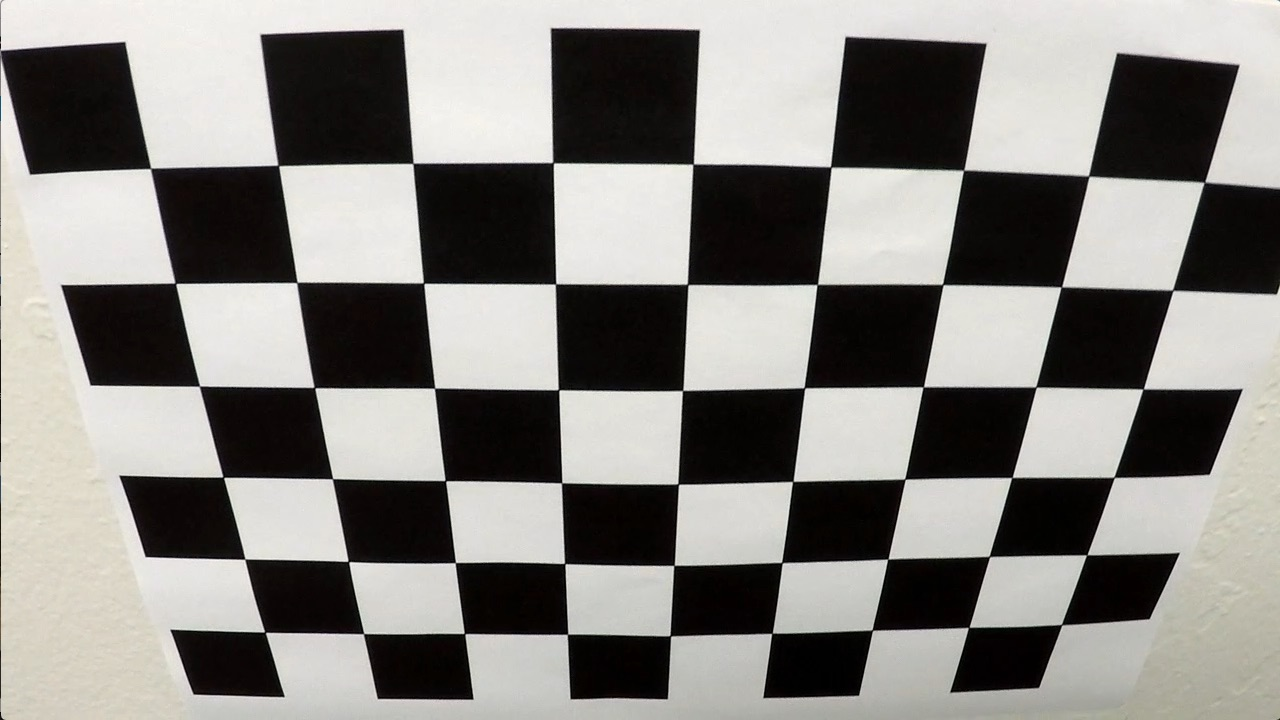
#> input picture camera_cal/calibration2.jpg, 1280 x 720 px
$ jupyter execute --allow-errors pipeline.ipynb   (shell and % lines are left out)   (older library calls are emulated)
#> lines starting #> are read from the running program, lines starting #| are printed output that depends on the picture; after the words box and inside, x2 and y2 are one past the last pixel; in counts of white or black regions, pixels touching at a corner belong together; long printed decimals are rounded
[cell 1]
import numpy as np
import cv2
import glob
import matplotlib.pyplot as plt
from matplotlib.pyplot import imshow
from scipy.misc import imread
import matplotlib.image as mpimg

def getCameraCalibrationMatrix(img):
    # prepare object points, like (0,0,0), (1,0,0), (2,0,0) ....,(6,5,0)
    objp = np.zeros((6*9,3), np.float32)
#> objp = 54 rows, first 8: [0, 0, 0], [0, 0, 0], [0, 0, 0], [0, 0, 0], [0, 0, 0], [0, 0, 0], [0, 0, 0], [0, 0, 0]
    objp[:,:2] = np.mgrid[0:9,0:6].T.reshape(-1,2)

    # Arrays to store object points and image points from all the images.
    objpoints = [] # 3d points in real world space
    imgpoints = [] # 2d points in image plane.

    gray = cv2.cvtColor(img,cv2.COLOR_BGR2GRAY)
#> img is the input picture: shape (720, 1280, 3); mean B, G, R 128.5, 132.4, 134.4

    # Find the chessboard corners
    ret, corners = cv2.findChessboardCorners(gray, (9,6),None)
#> ret = True; corners = 54 rows, first 8: [150.6, 168.4], [278.3, 165.4], [412.9, 163.5], [553, 162.6], [693.2, 164.2], [830.6, 166.9], [963.5, 170.4], [1088.6, 176.1]

    # If found, add object points, image points
    if ret != True:
        print('Loading calibration image error')
        raise

    objpoints.append(objp)
    imgpoints.append(corners)

    ret, mtx, dist, rvecs, tvecs = cv2.calibrateCamera(objpoints, imgpoints, gray.shape[::-1], None, None)
#> ret = 0.867; mtx = [[788.8, 0, 646.8], [0, 756, 212.5], [0, 0, 1]]; dist = [[-0.159, 0.0736, 0.0212, 0.00277, -0.00689]]; rvecs = ([0.401, -0.0328, 0.0155],); tvecs = ([-3.67, -0.395, 5.45],)
    return mtx, dist

def getPerspectiveMatrixes(w, h):
    srcPoints = np.float32(
        [[w * 0.18, h * 0.95],
         [w * 0.457, h * 0.63],
         [w * 0.543, h * 0.63],
         [w * 0.82, h * 0.95]])
    dstPoints = np.float32(
        [[w * 0.25, h],
         [w * 0.25, 0],
         [w * 0.75, 0],
         [w * 0.75, h]])

    M = cv2.getPerspectiveTransform(srcPoints, dstPoints)
    Minv = cv2.getPerspectiveTransform(dstPoints, srcPoints)

    return M, Minv

def warpImage(img, M):
    img_size = (img.shape[1], img.shape[0])
    warped = cv2.warpPerspective(img, M, img_size, flags=cv2.INTER_LINEAR)  # keep same size as input image
    return warped

def adjust_gamma(image, gamma=1.0):
    # build a lookup table mapping the pixel values [0, 255] to
    # their adjusted gamma values
    invGamma = 1.0 / gamma
    table = np.array([((i / 255.0) ** invGamma) * 255
        for i in np.arange(0, 256)]).astype("uint8")

    # apply gamma correction using the lookup table
    return cv2.LUT(image, table)

def binaryImage(img, thresh=(110, 255)):

    hls = cv2.cvtColor(img, cv2.COLOR_RGB2HLS)
    L = hls[:,:,1]
    S = hls[:,:,2]

    sumImg = np.maximum.reduce([adjust_gamma(L, 0.3),S])

    binary = np.zeros_like(sumImg)
    binary[(sumImg >= thresh[0]) & (sumImg <= thresh[1])] = 1

    return binary


# [42 lines left out: function find_window_centroids, not called in this run]

def find_window_centroids2(binary_warped):
    # Take a histogram of the bottom half of the image
    histogram = np.sum(binary_warped[int(binary_warped.shape[0]/2):,:], axis=0)
    # Create an output image to draw on and  visualize the result
    out_img = np.dstack((binary_warped, binary_warped, binary_warped))*255
    # Find the peak of the left and right halves of the histogram
    # These will be the starting point for the left and right lines
    midpoint = np.int(histogram.shape[0]/2)
    leftx_base = np.argmax(histogram[:midpoint])
    rightx_base = np.argmax(histogram[midpoint:]) + midpoint

    # Choose the number of sliding windows
    nwindows = 9
    # Set height of windows
    window_height = np.int(binary_warped.shape[0]/nwindows)
    # Identify the x and y positions of all nonzero pixels in the image
    nonzero = binary_warped.nonzero()
    nonzeroy = np.array(nonzero[0])
    nonzerox = np.array(nonzero[1])
    # Current positions to be updated for each window
    leftx_current = leftx_base
    rightx_current = rightx_base
    # Set the width of the windows +/- margin
    margin = 100
    # Set minimum number of pixels found to recenter window
    minpix = 50
    # Create empty lists to receive left and right lane pixel indices
    left_lane_inds = []
    right_lane_inds = []

    # Step through the windows one by one
    for window in range(nwindows):
        # Identify window boundaries in x and y (and right and left)
        win_y_low = binary_warped.shape[0] - (window+1)*window_height
        win_y_high = binary_warped.shape[0] - window*window_height
        win_xleft_low = leftx_current - margin
        win_xleft_high = leftx_current + margin
        win_xright_low = rightx_current - margin
        win_xright_high = rightx_current + margin
        # Draw the windows on the visualization image
        cv2.rectangle(out_img,(win_xleft_low,win_y_low),(win_xleft_high,win_y_high),(0,255,0), 2)
        cv2.rectangle(out_img,(win_xright_low,win_y_low),(win_xright_high,win_y_high),(0,255,0), 2)
        # Identify the nonzero pixels in x and y within the window
        good_left_inds = ((nonzeroy >= win_y_low) & (nonzeroy < win_y_high) & (nonzerox >= win_xleft_low) & (nonzerox < win_xleft_high)).nonzero()[0]
        good_right_inds = ((nonzeroy >= win_y_low) & (nonzeroy < win_y_high) & (nonzerox >= win_xright_low) & (nonzerox < win_xright_high)).nonzero()[0]
        # Append these indices to the lists
        left_lane_inds.append(good_left_inds)
        right_lane_inds.append(good_right_inds)
        # If you found > minpix pixels, recenter next window on their mean position
        if len(good_left_inds) > minpix:
            leftx_current = np.int(np.mean(nonzerox[good_left_inds]))
        if len(good_right_inds) > minpix:
            rightx_current = np.int(np.mean(nonzerox[good_right_inds]))

    # Concatenate the arrays of indices
    left_lane_inds = np.concatenate(left_lane_inds)
    right_lane_inds = np.concatenate(right_lane_inds)

    # Extract left and right line pixel positions
    leftx = nonzerox[left_lane_inds]
    lefty = nonzeroy[left_lane_inds]
    rightx = nonzerox[right_lane_inds]
    righty = nonzeroy[right_lane_inds]

    # Fit a second order polynomial to each
    left_fit = np.polyfit(lefty, leftx, 2)
    right_fit = np.polyfit(righty, rightx, 2)

    ploty = np.linspace(0, binary_warped.shape[0]-1, binary_warped.shape[0] )
    left_fitx = left_fit[0]*ploty**2 + left_fit[1]*ploty + left_fit[2]
    right_fitx = right_fit[0]*ploty**2 + right_fit[1]*ploty + right_fit[2]

    return (left_fitx, ploty, right_fitx, ploty, left_fit, right_fit)

def drawCentroids(img, leftx, lefty, rightx, righty, window_height = 80):

    # Fit a second order polynomial to pixel positions in each fake lane line
    left_fit = np.polyfit(lefty, leftx, 2)
    left_fitx = left_fit[0]*lefty**2 + left_fit[1]*lefty + left_fit[2]
    right_fit = np.polyfit(righty, rightx, 2)
    right_fitx = right_fit[0]*righty**2 + right_fit[1]*righty + right_fit[2]

    left_points = np.vstack(([left_fitx.T], [lefty.T])).T
    right_points = np.vstack(([right_fitx.T], [righty.T])).T
    all_points = np.concatenate((left_points, right_points[::-1]))

    cv2.fillConvexPoly(img, np.int32([all_points]), (0, 255, 0))

    cv2.polylines(img, np.int32([left_points]), False, (255, 0, 0), 20)
    cv2.polylines(img, np.int32([right_points]), False, (255, 0, 0), 20)

    return img

def getCurvature(ploty, leftx, lefty, rightx, righty, left_fit, right_fit):
    y_eval = np.max(ploty)
    left_curverad = ((1 + (2*left_fit[0]*y_eval + left_fit[1])**2)**1.5) / np.absolute(2*left_fit[0])
    right_curverad = ((1 + (2*right_fit[0]*y_eval + right_fit[1])**2)**1.5) / np.absolute(2*right_fit[0])

    # Define conversions in x and y from pixels space to meters
    ym_per_pix = 30/720 # meters per pixel in y dimension
    xm_per_pix = 3.7/700 # meters per pixel in x dimension

    # Fit new polynomials to x,y in world space
    left_fit_cr = np.polyfit(ploty*ym_per_pix, leftx*xm_per_pix, 2)
    right_fit_cr = np.polyfit(ploty*ym_per_pix, rightx*xm_per_pix, 2)
    # Calculate the new radii of curvature
    left_curverad = ((1 + (2*left_fit_cr[0]*y_eval*ym_per_pix + left_fit_cr[1])**2)**1.5) / np.absolute(2*left_fit_cr[0])
    right_curverad = ((1 + (2*right_fit_cr[0]*y_eval*ym_per_pix + right_fit_cr[1])**2)**1.5) / np.absolute(2*right_fit_cr[0])
    return (left_curverad, right_curverad)

def getCenter(leftx, rightx):
    left = leftx[len(leftx) - 1]
    right = rightx[len(rightx) - 1]
    center = (left + right) / 2
    # Define conversions in x and y from pixels space to meters
    xm_per_pix = 3.7/700 # meteres per pixel in x dimension
    return (1280/2 - center)*xm_per_pix

def processImage(img):
    undist = cv2.undistort(img, mtx, dist, None, mtx)
    warped = warpImage(undist, M)
    binary = binaryImage(warped)
    leftx, lefty, rightx, righty, left_fit, right_fit = find_window_centroids2(binary)
    highlight_warped = drawCentroids(np.zeros_like(warped), leftx, lefty, rightx, righty)
    highlight = warpImage(highlight_warped, Minv)
    output = cv2.addWeighted(undist, 1, highlight, 0.3, 0.0)

    left_curverad, right_curverad = getCurvature(lefty, leftx, lefty, rightx, righty, left_fit, right_fit)
    curvature = min([left_curverad, right_curverad])

    text = "Curvature: {} m".format(int(curvature))
    cv2.putText(output, text, (450,100), cv2.FONT_HERSHEY_SIMPLEX, 1, (255,255,255), 2)

    pos = getCenter(leftx, rightx)
    if pos < 0:
        text = "Vehicle is {:.2f} m left".format(-pos)
    else:
        text = "Vehicle is {:.2f} m right".format(pos)
    cv2.putText(output, text, (420,150), cv2.FONT_HERSHEY_SIMPLEX, 1, (255,255,255), 2)

    return output

# init
mtx, dist = getCameraCalibrationMatrix(cv2.imread('camera_cal/calibration2.jpg'))
#> mtx = [[788.8, 0, 646.8], [0, 756, 212.5], [0, 0, 1]]; dist = [[-0.159, 0.0736, 0.0212, 0.00277, -0.00689]]
M, Minv = getPerspectiveMatrixes(1280, 720)

print("Camera calibration matrix:", mtx)
#| Camera calibration matrix: [[788.840   0.         646.822]
#|  [  0.         755.962 212.537]
#|  [  0.           0.           1.        ]]

[cell 2]
in_image1 = cv2.cvtColor(cv2.imread("test_images/straight_lines1.jpg"), cv2.COLOR_BGR2RGB)
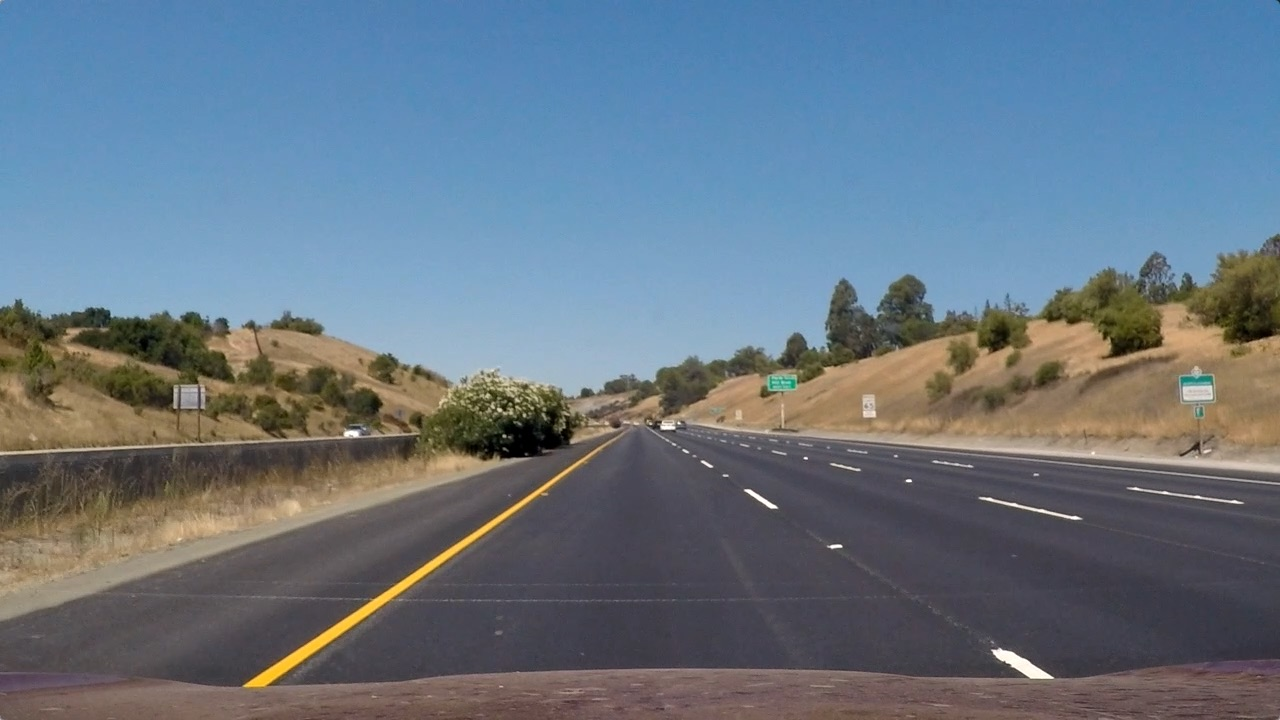
#> input picture test_images/straight_lines1.jpg, 1280 x 720 px
undist1 = cv2.undistort(in_image1, mtx, dist, None, mtx)

in_image2 = cv2.cvtColor(cv2.imread("test_images/test4.jpg"), cv2.COLOR_BGR2RGB)
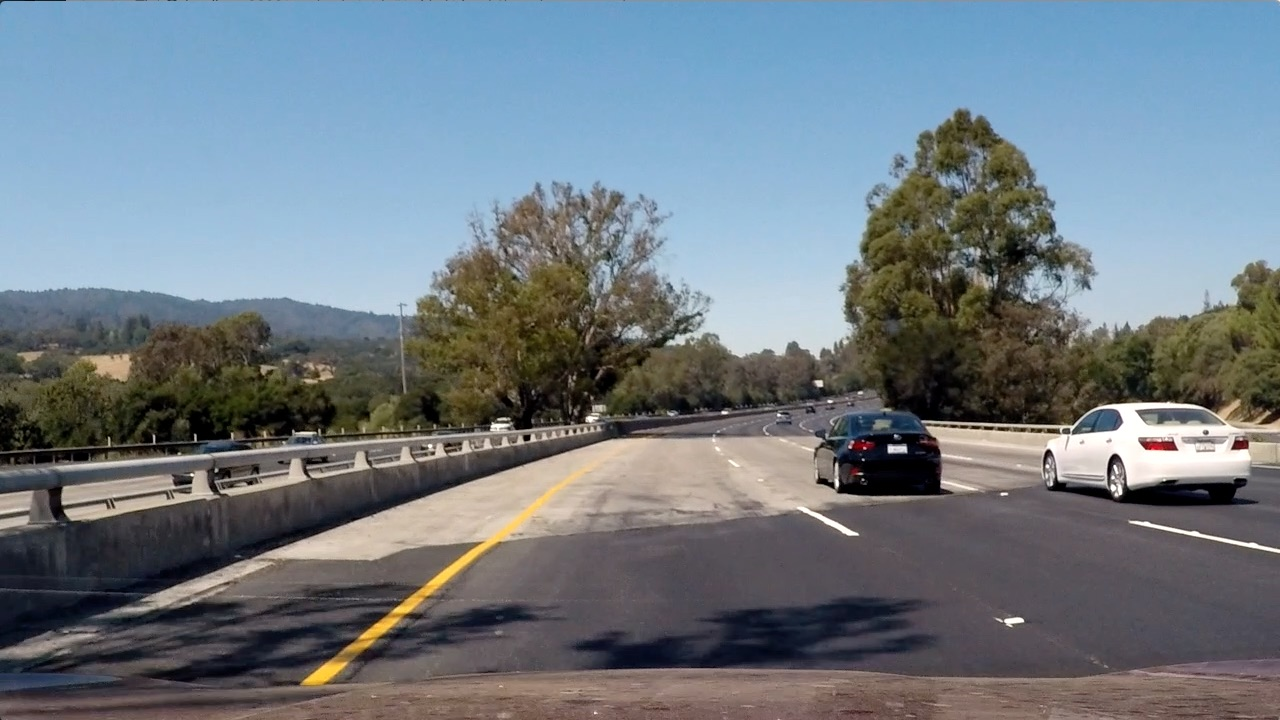
#> input picture test_images/test4.jpg, 1280 x 720 px
undist2 = cv2.undistort(in_image2, mtx, dist, None, mtx)

plt.rcParams["figure.figsize"] = [20, 15]

f, (ax1, ax2) = plt.subplots(1, 2, figsize=(20,10))
ax1.set_title('undistored 1')
ax1.imshow(undist1)

ax2.set_title('undistored 2')
ax2.imshow(undist2)

plt.show()

[cell 3]
warped1 = warpImage(undist1, M)
warped2 = warpImage(undist2, M)

f, (ax1, ax2) = plt.subplots(1, 2, figsize=(20,10))
ax1.set_title('warped 1')
ax1.imshow(warped1)

ax2.set_title('warped 2')
ax2.imshow(warped2)

plt.show()

[cell 4]
binary1 = binaryImage(warped1)
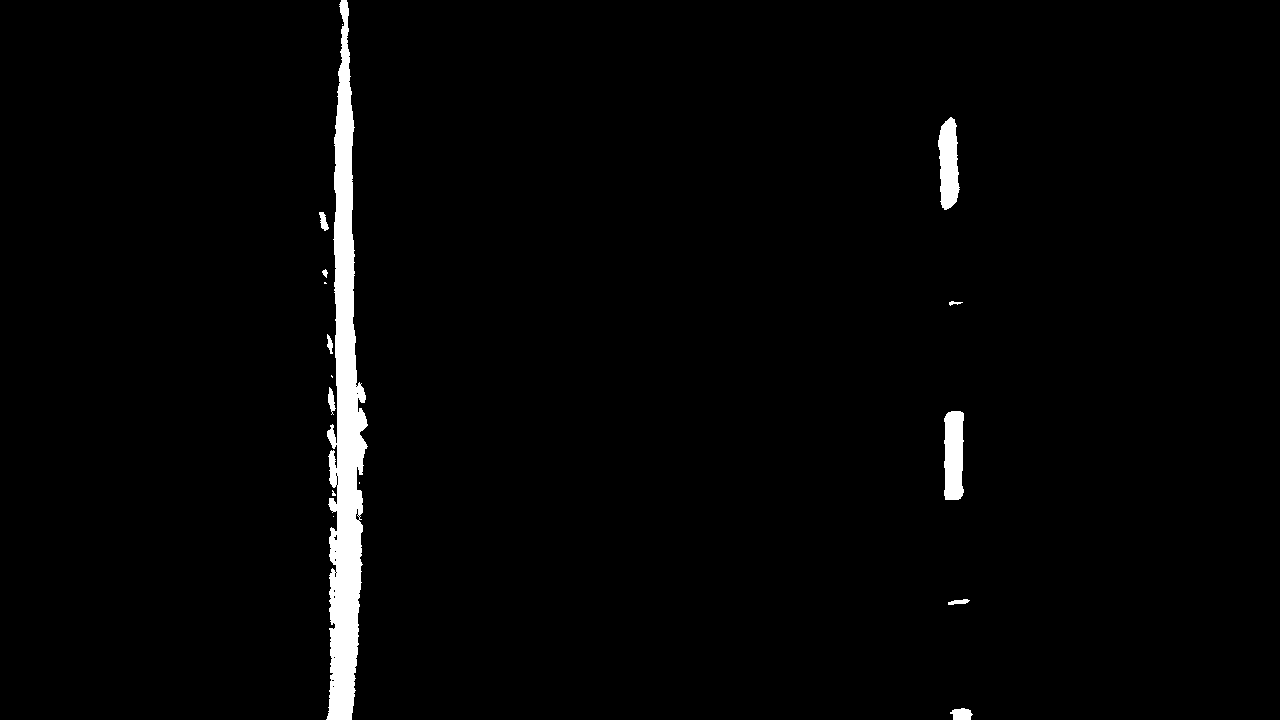
#> binary1: shape (720, 1280); values 0 (black) and 1 (white), 2.1% white; 16 white regions (6 under 20 px), largest, box (x1, y1, x2, y2) and area: (326, 0, 368, 720) 15571, (944, 411, 964, 500) 1598, (938, 117, 960, 210) 1498
binary2 = binaryImage(warped2)
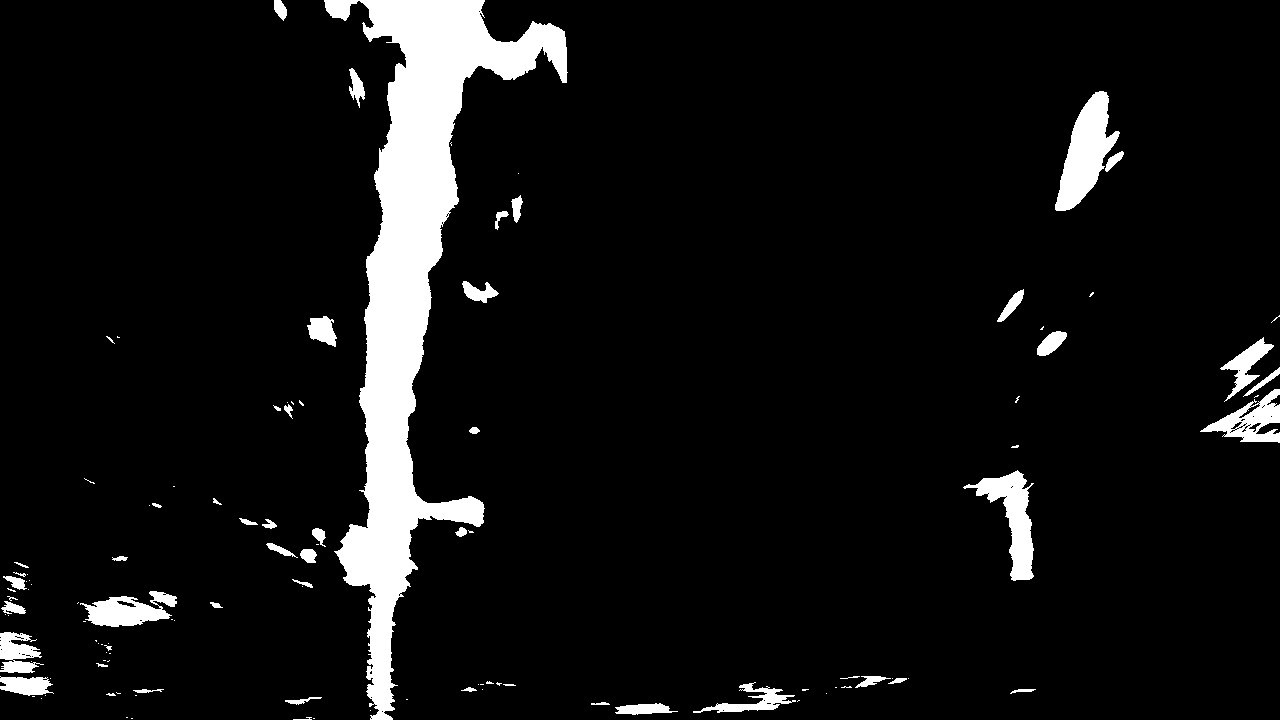
#> binary2: shape (720, 1280); values 0 (black) and 1 (white), 7.3% white; 115 white regions (64 under 20 px), largest, box (x1, y1, x2, y2) and area: (324, 0, 568, 720) 46845, (1055, 91, 1120, 211) 3829, (963, 470, 1034, 581) 2868

f, (ax1, ax2) = plt.subplots(1, 2, figsize=(20,10))
ax1.set_title('1')
ax1.imshow(binary1, cmap='gray')

ax2.set_title('2')
ax2.imshow(binary2, cmap='gray')

plt.show()
#> (the rest of the program and of its run is left out)
